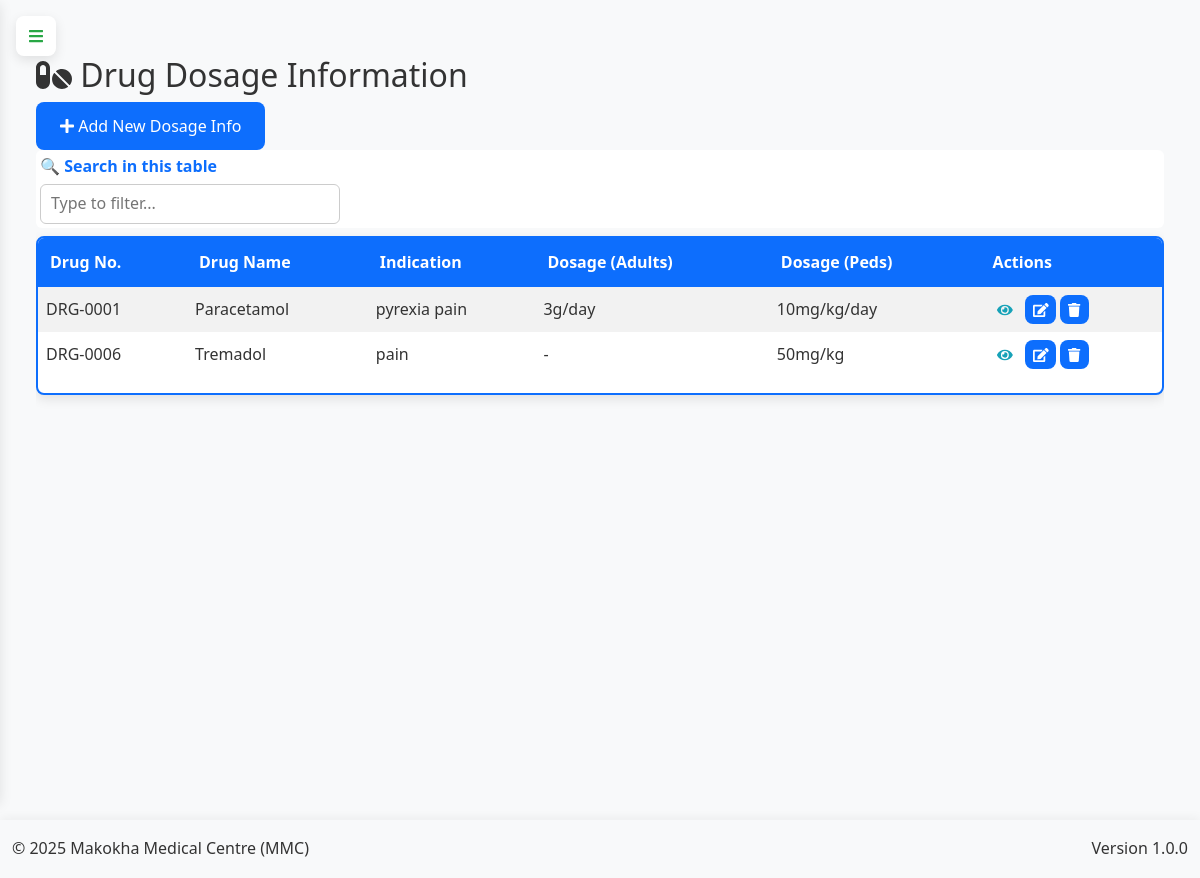
Before: /admin/dosage (signed in) with the older database file.
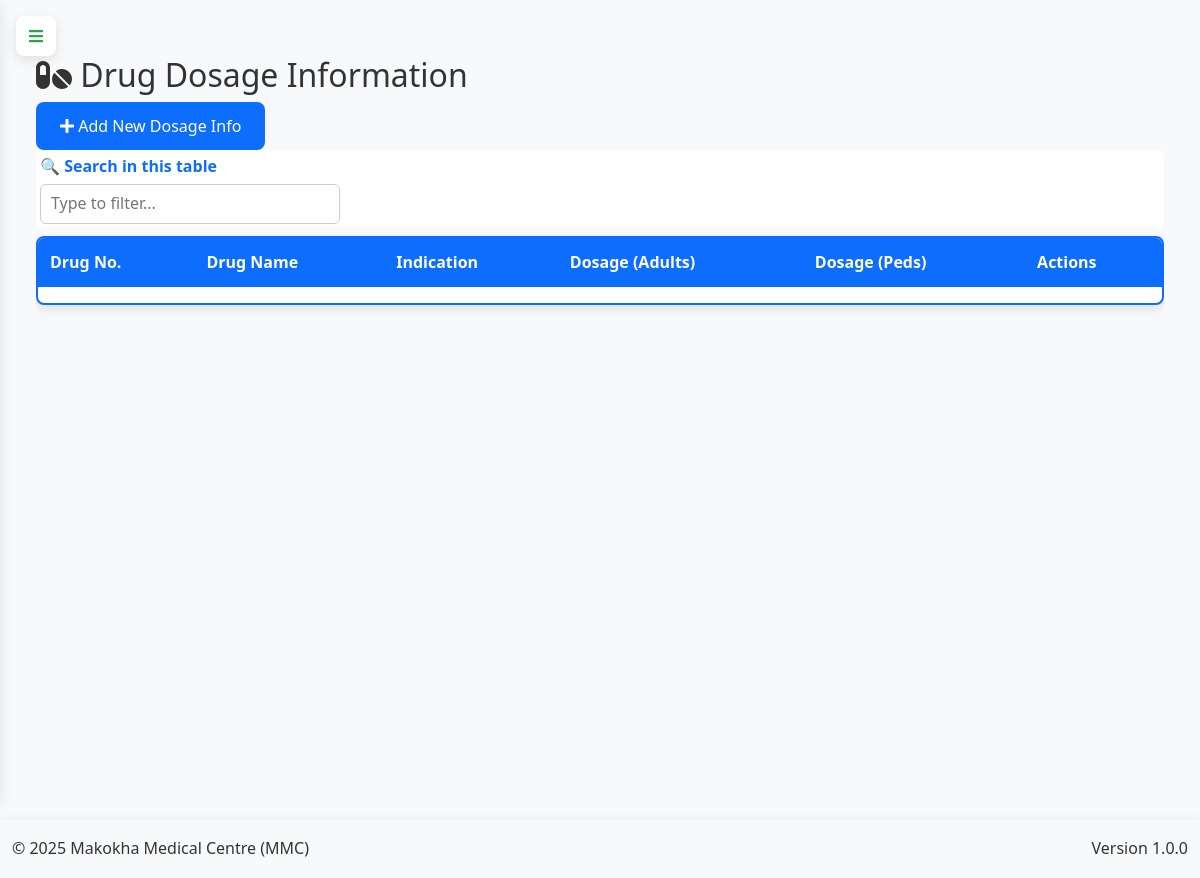
After: the same page with the newer database file.
### app.py (models this page shows, shortened)
class DrugDosage(db.Model):
    id = db.Column(db.Integer, primary_key=True)
    drug_id = db.Column(db.Integer, db.ForeignKey('drug.id'), nullable=False)
    indication = db.Column(db.Text)
    contraindication = db.Column(db.Text)
    interaction = db.Column(db.Text)
    side_effects = db.Column(db.Text)
    dosage_peds = db.Column(db.Text)
    dosage_adults = db.Column(db.Text)
    dosage_geriatrics = db.Column(db.Text)
    important_notes = db.Column(db.Text)
    created_at = db.Column(db.DateTime, default=lambda: datetime.now(timezone.utc))
    updated_at = db.Column(db.DateTime, default=lambda: datetime.now(timezone.utc), onupdate=lambda: datetime.now(timezone.utc))
    drug = db.relationship('Drug', backref='dosage')

class Drug(db.Model):
    id = db.Column(db.Integer, primary_key=True)
    drug_number = db.Column(db.String(50), unique=True, nullable=False)
    name = db.Column(db.String(100), nullable=False)
    specification = db.Column(db.String(200))
    buying_price = db.Column(db.Float, nullable=False)
    selling_price = db.Column(db.Float, nullable=False)
    stocked_quantity = db.Column(db.Integer, nullable=False)
    sold_quantity = db.Column(db.Integer, default=0)
    expiry_date = db.Column(db.Date, nullable=False)
    created_at = db.Column(db.DateTime, default=lambda: datetime.now(timezone.utc))
    updated_at = db.Column(db.DateTime, default=lambda: datetime.now(timezone.utc), onupdate=lambda: datetime.now(timezone.utc))
    @hybrid_property
    def remaining_quantity(self):
        return self.stocked_quantity - self.sold_quantity
    @hybrid_property
    def stock_status(self):
        if self.remaining_quantity == 0:
            return 'out-of-stock'
        elif self.remaining_quantity < 10:
            return 'low-stock'
        elif (self.expiry_date - date.today()).days < 30:
            return 'expiring-soon'
        return 'in-stock'

### app.py (the view, shortened to what this page needs)
@app.route('/admin/dosage', methods=['GET', 'POST'])
@login_required
def manage_dosage():
    if current_user.role != 'admin':
        flash('Unauthorized access', 'danger')
        return redirect(url_for('home'))
    dosages = DrugDosage.query.join(Drug).all()
    drugs = Drug.query.all()
    return render_template('admin/dosage.html', dosages=dosages, drugs=drugs)

### app.py (called while the page is built, shortened)
@app.before_request
def initialize_data():
    global _first_request
    if not _first_request:
        return

@app.context_processor
def inject_current_date():
    return {'current_date': date.today().strftime('%Y-%m-%d')}

@app.context_processor
def inject_csrf_token():
    return dict(csrf_token=generate_csrf)

@app.context_processor
def utility_processor():
    def decrypt_data(encrypted_data):
        if not encrypted_data:
            return ""
        try:
            return Config.decrypt_data_static(encrypted_data)
        except:
            return "[Decryption Error]"
    return dict(decrypt_data=decrypt_data)

    @login_manager.user_loader
    def load_user(user_id):
        return db.session.get(User, int(user_id))

### templates/admin/dosage.html (shortened to what this page needs)
{% extends "base.html" %}
{% block content %}
<div class="content">
    <div class="page-header">
        <h2><i class="fas fa-pills"></i> Drug Dosage Information</h2>
        <div class="page-actions">
            <button class="btn btn-primary" data-toggle="modal" data-target="#addDosageModal">
                <i class="fas fa-plus"></i> Add New Dosage Info
            </button>
        </div>
    </div>
    <div class="table-responsive">
        <table class="data-table" id="dosageTable">
            <thead>
                <tr>
                    <th>Drug No.</th>
                    <th>Drug Name</th>
                    <th>Indication</th>
                    <th>Dosage (Adults)</th>
                    <th>Dosage (Peds)</th>
                    <th>Actions</th>
                </tr>
            </thead>
            <tbody>
                {% for dosage in dosages %}
                <tr>
                    <td>{{ dosage.drug.drug_number }}</td>
                    <td>{{ dosage.drug.name }}</td>
                    <td>{{ dosage.indication|truncate(50) if dosage.indication else '-' }}</td>
                    <td>{{ dosage.dosage_adults|truncate(50) if dosage.dosage_adults else '-' }}</td>
                    <td>{{ dosage.dosage_peds|truncate(50) if dosage.dosage_peds else '-' }}</td>
                    <td>
                        <button class="btn btn-sm btn-view" data-id="{{ dosage.id }}" data-toggle="modal" data-target="#viewDosageModal">
                            <i class="fas fa-eye"></i>
                        </button>
                        <button class="btn btn-sm btn-edit" data-id="{{ dosage.id }}" data-toggle="modal" data-target="#editDosageModal">
                            <i class="fas fa-edit"></i>
                        </button>
                        <button class="btn btn-sm btn-delete" data-id="{{ dosage.id }}" data-toggle="modal" data-target="#deleteDosageModal">
                            <i class="fas fa-trash"></i>
                        </button>
                    </td>
                </tr>
                {% endfor %}
            </tbody>
        </table>
    </div>
</div>
{% endblock %}

Changed rows visible on the page:
removed DrugDosage: drug.drug_number "DRG-0001", drug.name "Paracetamol", indication "pyrexia pain", dosage_adults "3g/day", dosage_peds "10mg/kg/day"
removed DrugDosage: drug.drug_number "DRG-0006", drug.name "Tremadol", indication "pain", dosage_adults "-", dosage_peds "50mg/kg"
